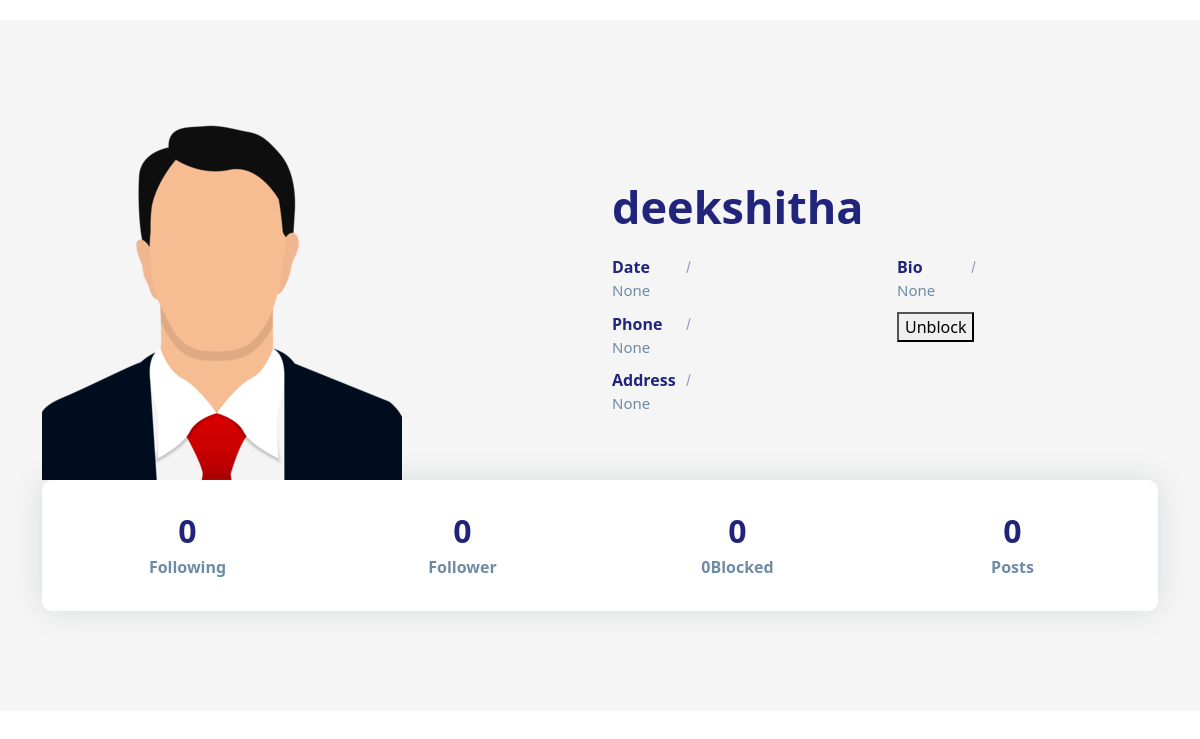
/profiles/3/, run on an earlier commit of the app's database.
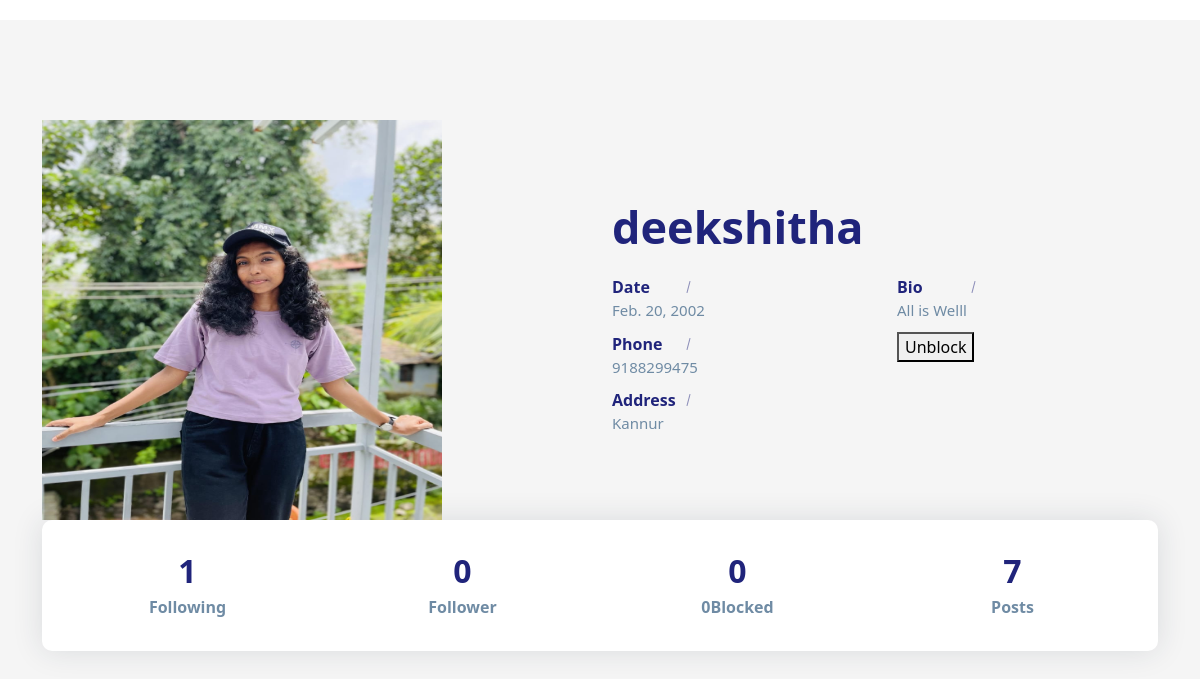
And on a later commit of the database.
### social/models.py (models this page shows)
class UserProfile(models.Model):
    user=models.OneToOneField(User,on_delete=models.CASCADE,related_name="profile")
    address=models.CharField(max_length=200,null=True)
    phone=models.CharField(max_length=200,null=True)
    profile_pic=models.ImageField(upload_to="profilepics",null=True,blank=True)
    dob=models.DateField(null=True)
    bio=models.CharField(max_length=200,null=True)
    following=models.ManyToManyField("self",related_name="followed_by",symmetrical=False,null=True)
    block=models.ManyToManyField("self",related_name="blocked",symmetrical=False,null=True)
    def __str__(self):
        return self.user.username

### social/views.py (the view)
# urls.py: path("profiles/<int:pk>/",views.ProfileDetailView.as_view(),name="profile-detail"),
class ProfileDetailView(DetailView):
    template_name="profile_detail.html"
    model=UserProfile
    context_object_name="data"

### social/templates/profile_detail.html (shortened to what the changed rows need)
<!DOCTYPE html>
{%load static%}
<html lang="en">
<head>
    <link href="https://cdn.jsdelivr.net/npm/bootstrap@5.3.2/dist/css/bootstrap.min.css" rel="stylesheet"
>
    <link rel="stylesheet" href="{%static 'social/css/profile.css'%}">
</head>
<body>
    <section class="section about-section gray-bg" id="about">
        <div class="container">
            <div class="row align-items-center flex-row-reverse">
                <div class="col-lg-6">
                    <div class="about-text go-to">
                        <h3 class="dark-color">{{data}}</h3>
                        <div class="row about-list">
                            <div class="col-md-6">
                                <div class="media">
                                    <label>Date</label>
                                    <p>{{data.dob}}</p>
                                </div>
                                <div class="media">
                                    <label>Phone</label>
                                    <p>{{data.phone}}</p>
                                </div>
                                <div class="media">
                                    <label>Address</label>
                                    <p>{{data.address}}</p>
                                </div>
                            </div>
                            <div class="col-md-6">
                                <div class="media">
                                    <label>Bio</label>
                                    <p>{{data.bio}}</p>
                                </div>
                            </div>
                        </div>
                    </div>
                </div>
                <div class="col-lg-6">
                    <div class="about-avatar">
                        {%if data.profile_pic%}
                        <img src="{{data.profile_pic.url}}" width="400px" height="400px" alt="">
                        {%else%}
                        <img src="{%static 'social/images/profilepic.png'%}" title="" alt="">
                        {%endif%}
                    </div>
                </div>
            </div>
            <div class="counter">
                <div class="row">
                    <div class="col-6 col-lg-3">
                        <div class="count-data text-center">
                            <h6 class="count h2" data-to="500" data-speed="500">{{data.following.count}}</h6>
                            <p class="m-0px font-w-600">Following</p>
                        </div>
                    </div>
                    <div class="col-6 col-lg-3">
                        <div class="count-data text-center">
                            <h6 class="count h2" data-to="150" data-speed="150">{{data.followed_by.count}}</h6>
                            <p class="m-0px font-w-600">Follower</p>
                        </div>
                    </div>
                    <div class="col-6 col-lg-3">
                        <div class="count-data text-center">
                            <h6 class="count h2" data-to="850" data-speed="850">{{data.block.count}}</h6>
                            <p class="m-0px font-w-600">{{data.block.all.count}}Blocked</p>
                        </div>
                    </div>
                    <div class="col-6 col-lg-3">
                        <div class="count-data text-center">
                            <h6 class="count h2" data-to="190" data-speed="190">{{data.user.userpost.all.count}}</h6>
                            <p class="m-0px font-w-600">Posts</p>
                        </div>
                    </div>
                </div>
            </div>
        </div>
    </section>
</body>
</html>

What changed in the data, as far as the page shows it:
changed UserProfile "deekshitha": dob "None" → "Feb. 20, 2002"; phone "None" → "9188299475"; address "None" → "Kannur"; bio "None" → "All is Welll"; profile_pic: picture added; following.count "0" → "1"; user.userpost.all.count "0" → "7"
